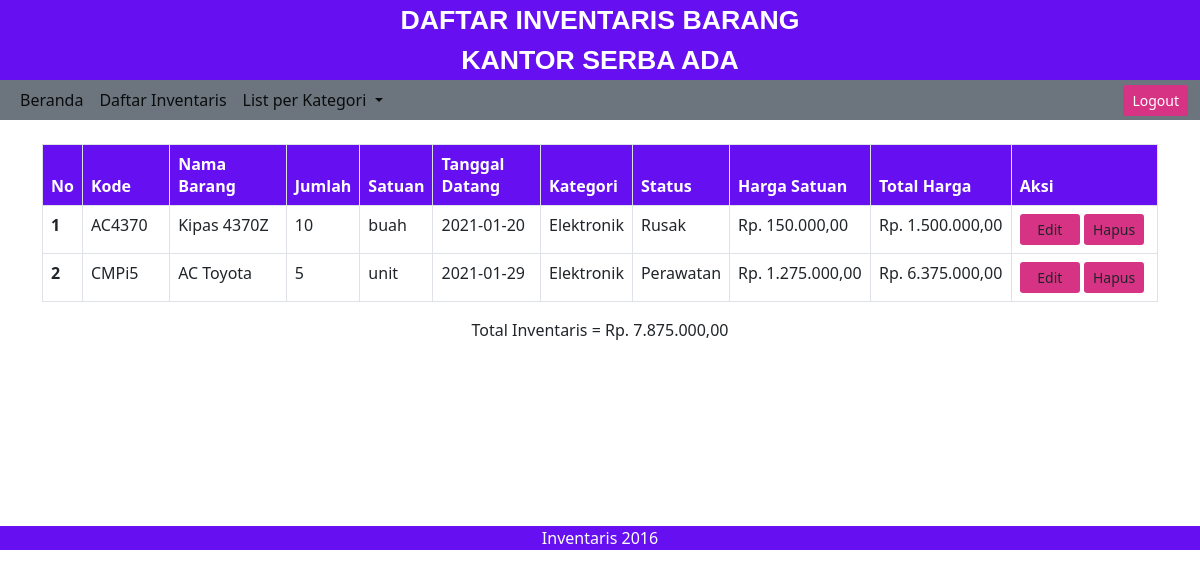
The app's page /kategori.php?kategori=elektronik (signed in) with its own data.
### tables this page shows
CREATE TABLE `inventaris` (
  `kode_barang` varchar(10) NOT NULL,
  `nama_barang` varchar(30) NOT NULL,
  `jumlah` int(11) NOT NULL,
  `satuan` varchar(15) NOT NULL,
  `tgl_datang` date NOT NULL,
  `kategori` varchar(20) NOT NULL,
  `status_barang` varchar(20) NOT NULL,
  `harga` int(20) NOT NULL
);

### kategori.php (the view, shortened to what this page needs)
<?php
  if(isset($_GET['kategori']))
      {
        if($_GET['kategori'] == "bangunan") {
          $kategori='Bangunan';
        }else if($_GET['kategori'] == "kendaraan") {
          $kategori='Kendaraan';
        }else if($_GET['kategori'] == "alattuliskantor"){
          $kategori='Alat Tulis Kantor';
        }else if($_GET['kategori'] == "elektronik"){
          $kategori='Elektronik';
        }
      }
?>
<html>
  <head>
    <link rel="stylesheet" href="assets/css/bootstrap.css">
    <link rel="stylesheet" href="assets/js/bootstrap.js">
  </head>
  <body>
    <div class="text-center text-white fw-bold" style="background-color: #6610f2; font-size: 20pt; font-family: sans-serif; margin-bottom: -16px;">
      <p>DAFTAR INVENTARIS BARANG<br>KANTOR SERBA ADA</p>
    </div>
    <nav class="navbar navbar-expand-lg navbar-light bg-secondary pt-0 pb-0" >
      <div class="container-fluid ms-auto">
        <div class="collapse navbar-collapse" id="navbarNavDropdown">
          <ul class="navbar-nav">
            <li class="nav-item">
              <a class="nav-link active" aria-current="page" href="index.php">Beranda</a>
            </li>
            <li class="nav-item">
              <a class="nav-link active" aria-current="page" href="daftar_inventaris.php">Daftar Inventaris</a>
            </li>
            <li class="nav-item dropdown">
              <a class="nav-link dropdown-toggle active" href="#" id="navbarDropdownMenuLink" role="button" data-bs-toggle="dropdown" aria-expanded="false">
                List per Kategori
              </a>
            </li>
          </ul>
        </div>
        <a href="logout.php">
          <button class="btn btn-sm text-white" style="background-color:  #d63384;">Logout</button>
        </a>
      </div>
    </nav>
    <div class="container mr-4"><br>
    <table class="table table-bordered">
          <thead>
            <tr class="text-white" style="background-color: #6610f2;">
              <th scope="col" width="3%">No</th>
              <th scope="col" width="8%">Kode</th>
              <th scope="col" width="11%">Nama Barang</th>
              <th scope="col" width="6%">Jumlah</th>
              <th scope="col" width="6%">Satuan</th>
              <th scope="col" width="10%">Tanggal Datang</th>
              <th scope="col" width="8%">Kategori</th>
              <th scope="col" width="8%">Status</th>
              <th scope="col" width="13%">Harga Satuan</th>
              <th scope="col" width="13%">Total Harga</th>
              <th colspan="2" scope="col" width="14%">Aksi</th>
            </tr>
          </thead>
          <?php
            include 'koneksi.php';
            $no = 1;
            $totalinv=0;
            $query= mysqli_query($konek,"SELECT * from inventaris where kategori='$kategori'");
            while($data=mysqli_fetch_array($query))
              {
          ?>
          <tbody>
            <tr>
              <th scope="row"> <?php echo $no;$no++; ?> </th>
              <td><?php echo $data['kode_barang']; ?></td>
              <td><?php echo $data['nama_barang']; ?></td>
              <td><?php echo $data['jumlah']; ?></td>
              <td><?php echo $data['satuan']; ?></td>
              <td><?php echo $data['tgl_datang']; ?></td>
              <td><?php echo $data['kategori']; ?></td>
              <td><?php echo $data['status_barang']; ?></td>
              <td><?php echo "Rp. " . number_format($data['harga'],2,',','.'); ?></td>
              <?php $total=$data['harga']*$data['jumlah'];?>
              <td><?php echo "Rp. " .number_format($total,2,',','.'); ?></td>
              <?php $totalinv=$totalinv+$total; ?>
              <td>
                <a class="btn btn-sm" style="background-color: #d63384; width: 60px;" href=form_edit.php?kode_barang=<?php echo $data['kode_barang'];?>>Edit</a>
                <a class="btn btn-sm" style="background-color: #d63384; width: 60px;" href=hapus.php?kode_barang=<?php echo $data['kode_barang'];?>>Hapus</a>
              </td>
            <?php }
            ?>
            </tr>
          </tbody>
        </table>
        <p class="text-center">Total Inventaris = Rp. <?php echo number_format($totalinv,2,',','.'); ?></p>
        </div>
    <br><br><br><br><br><br><br>
    <div class="text-center text-white" style="background-color: #6610f2;">
      <p>Inventaris 2016</p>
    </div>
  </body>
</html>

### records on screen
inventaris: kode_barang "AC4370", nama_barang "Kipas 4370Z", jumlah "10", satuan "buah", tgl_datang "2021-01-20", kategori "Elektronik", status_barang "Rusak", harga "150.000,00", total "1.500.000,00"
inventaris: kode_barang "CMPi5", nama_barang "AC Toyota", jumlah "5", satuan "unit", tgl_datang "2021-01-29", kategori "Elektronik", status_barang "Perawatan", harga "1.275.000,00", total "6.375.000,00"

### other values on screen
$totalinv "7.875.000,00"
